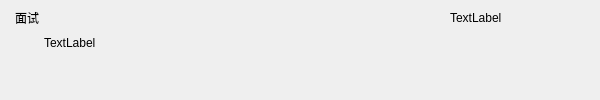
                 <widget class="QWidget" name="widget_9" native="true">
                  <property name="minimumSize">
                   <size>
                    <width>600</width>
                    <height>0</height>
                   </size>
                  </property>
                  <property name="maximumSize">
                   <size>
                    <width>650</width>
                    <height>16777215</height>
                   </size>
                  </property>
                  <layout class="QVBoxLayout" name="verticalLayout_10">
                   <property name="spacing">
                    <number>0</number>
                   </property>
                   <property name="leftMargin">
                    <number>0</number>
                   </property>
                   <property name="topMargin">
                    <number>0</number>
                   </property>
                   <property name="rightMargin">
                    <number>0</number>
                   </property>
                   <property name="bottomMargin">
                    <number>0</number>
                   </property>
                   <item>
                    <widget class="QWidget" name="widget_19" native="true">
                     <property name="maximumSize">
                      <size>
                       <width>16777215</width>
                       <height>36</height>
                      </size>
                     </property>
                     <layout class="QHBoxLayout" name="horizontalLayout_16">
                      <property name="spacing">
                       <number>0</number>
                      </property>
                      <property name="leftMargin">
                       <number>0</number>
                      </property>
                      <property name="topMargin">
                       <number>0</number>
                      </property>
                      <property name="rightMargin">
                       <number>0</number>
                      </property>
                      <property name="bottomMargin">
                       <number>0</number>
                      </property>
                      <item>
                       <widget class="QLabel" name="stepPic_5">
                        <property name="maximumSize">
                         <size>
                          <width>36</width>
                          <height>36</height>
                         </size>
                        </property>
                        <property name="text">
                         <string/>
                        </property>
                        <property name="pixmap">
                         <pixmap resource="../resource/qrc/mainQrc.qrc">:/header/img/wait.png</pixmap>
                        </property>
                        <property name="scaledContents">
                         <bool>true</bool>
                        </property>
                       </widget>
                      </item>
                      <item>
                       <spacer name="horizontalSpacer_31">
                        <property name="orientation">
                         <enum>Qt::Horizontal</enum>
                        </property>
                        <property name="sizeType">
                         <enum>QSizePolicy::Fixed</enum>
                        </property>
                        <property name="sizeHint" stdset="0">
                         <size>
                          <width>8</width>
                          <height>36</height>
                         </size>
                        </property>
                       </spacer>
                      </item>
                      <item>
                       <widget class="QLabel" name="stepTip_5">
                        <property name="maximumSize">
                         <size>
                          <width>16777215</width>
                          <height>36</height>
                         </size>
                        </property>
                        <property name="text">
                         <string>面试</string>
                        </property>
                       </widget>
                      </item>
                      <item>
                       <spacer name="horizontalSpacer_32">
                        <property name="orientation">
                         <enum>Qt::Horizontal</enum>
                        </property>
                        <property name="sizeType">
                         <enum>QSizePolicy::Expanding</enum>
                        </property>
                        <property name="sizeHint" stdset="0">
                         <size>
                          <width>36</width>
                          <height>20</height>
                         </size>
                        </property>
                       </spacer>
                      </item>
                      <item>
                       <widget class="QLabel" name="stepTime_5">
                        <property name="minimumSize">
                         <size>
                          <width>150</width>
                          <height>0</height>
                         </size>
                        </property>
                        <property name="maximumSize">
                         <size>
                          <width>200</width>
                          <height>36</height>
                         </size>
                        </property>
                        <property name="text">
                         <string>TextLabel</string>
                        </property>
                       </widget>
                      </item>
                     </layout>
                    </widget>
                   </item>
                   <item>
                    <widget class="QWidget" name="widget_18" native="true">
                     <layout class="QHBoxLayout" name="horizontalLayout_15">
                      <property name="spacing">
                       <number>0</number>
                      </property>
                      <property name="leftMargin">
                       <number>0</number>
                      </property>
                      <property name="topMargin">
                       <number>0</number>
                      </property>
                      <property name="rightMargin">
                       <number>0</number>
                      </property>
                      <property name="bottomMargin">
                       <number>0</number>
                      </property>
                      <item>
                       <spacer name="horizontalSpacer_29">
                        <property name="orientation">
                         <enum>Qt::Horizontal</enum>
                        </property>
                        <property name="sizeType">
                         <enum>QSizePolicy::Fixed</enum>
                        </property>
                        <property name="sizeHint" stdset="0">
                         <size>
                          <width>17</width>
                          <height>20</height>
                         </size>
                        </property>
                       </spacer>
                      </item>
                      <item>
                       <spacer name="horizontalSpacer_30">
                        <property name="orientation">
                         <enum>Qt::Horizontal</enum>
                        </property>
                        <property name="sizeType">
                         <enum>QSizePolicy::Fixed</enum>
                        </property>
                        <property name="sizeHint" stdset="0">
                         <size>
                          <width>27</width>
                          <height>20</height>
                         </size>
                        </property>
                       </spacer>
                      </item>
                      <item>
                       <widget class="QLabel" name="stepMsg_5">
                        <property name="text">
                         <string>TextLabel</string>
                        </property>
                        <property name="alignment">
                         <set>Qt::AlignLeading|Qt::AlignLeft|Qt::AlignTop</set>
                        </property>
                        <property name="wordWrap">
                         <bool>true</bool>
                        </property>
                       </widget>
                      </item>
                     </layout>
                    </widget>
                   </item>
                  </layout>
                 </widget>
